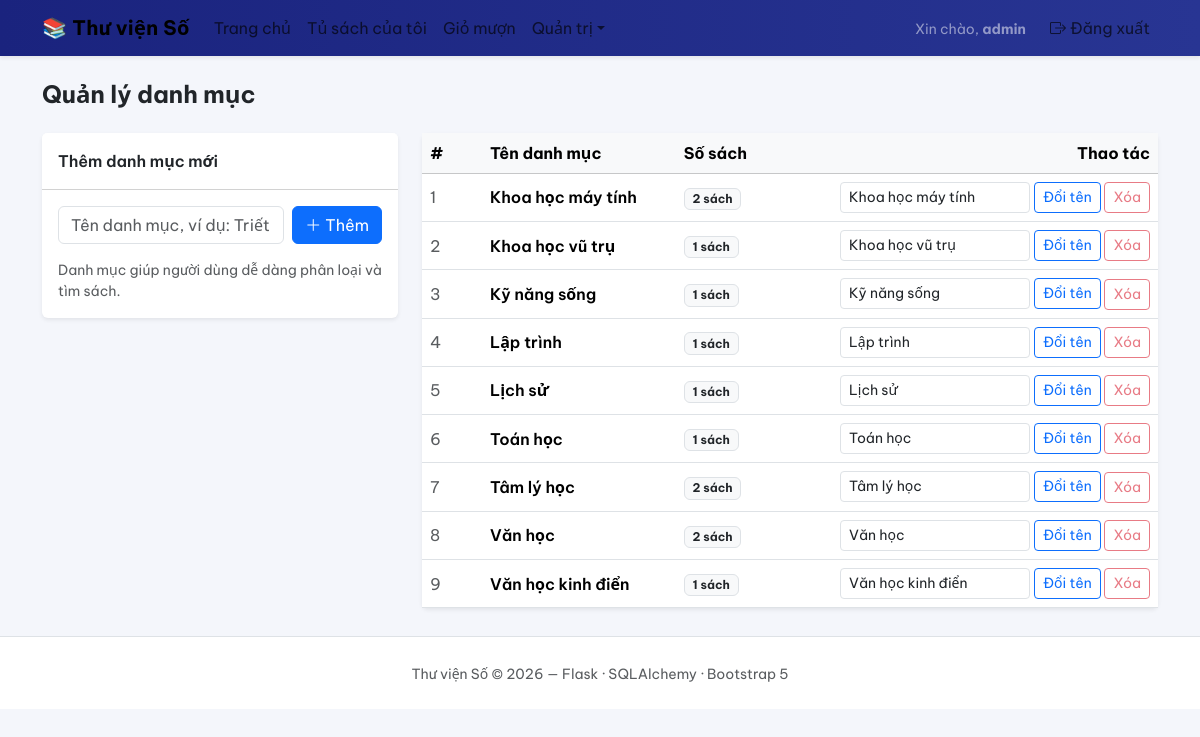
The app's page /admin/categories (signed in) with its own data.
### models.py (models this page shows, shortened)
class User(db.Model, UserMixin):
    __tablename__ = 'users'
    id = db.Column(db.Integer, primary_key=True)
    username = db.Column(db.String(80), unique=True, nullable=False, index=True)
    email = db.Column(db.String(120), unique=True, nullable=True)
    password_hash = db.Column(db.String(255), nullable=False)
    role = db.Column(db.String(20), nullable=False, default='user')
    is_active = db.Column(db.Boolean, nullable=False, default=True)
    created_at = db.Column(db.DateTime, default=now, nullable=False)
    borrow_requests = db.relationship('BorrowRequest', back_populates='user', lazy='dynamic')
    reviews = db.relationship('Review', back_populates='author', lazy='dynamic')
    @property
    def is_admin(self):
        return self.role == 'admin'

class Category(db.Model):
    __tablename__ = 'categories'
    id = db.Column(db.Integer, primary_key=True)
    name = db.Column(db.String(100), unique=True, nullable=False)
    books = db.relationship('Book', back_populates='category')

### admin.py (the view)
@admin_bp.route('/categories')
@admin_required
def categories():
    rows = (
        db.session.query(Category, db.func.count(Book.id))
        .outerjoin(Book, Book.category_id == Category.id)
        .group_by(Category.id)
        .order_by(Category.name)
        .all()
    )
    items = [{'category': cat, 'count': cnt} for cat, cnt in rows]
    return render_template('admin/categories.html', items=items)

### admin.py (called while the page is built)
def admin_required(view):
    @wraps(view)
    @login_required
    def wrapper(*args, **kwargs):
        if not current_user.is_admin:
            abort(403)
        return view(*args, **kwargs)
    return wrapper

### templates/admin/categories.html (shortened to what this page needs)
{% extends 'base.html' %}
{% block content %}
<h1 class="h4 fw-bold mb-4">Quản lý danh mục</h1>
<div class="row g-4">
  <div class="col-lg-4">
    <div class="card border-0 shadow-sm">
      <div class="card-header bg-white fw-semibold py-3">Thêm danh mục mới</div>
      <div class="card-body">
        <form method="post" action="{{ url_for('admin.category_add') }}" class="d-flex gap-2">
          <input class="form-control" name="name" placeholder="Tên danh mục, ví dụ: Triết học"
                 required maxlength="100">
          <button class="btn btn-primary text-nowrap">
            <i class="bi bi-plus-lg me-1"></i>Thêm
          </button>
        </form>
        <p class="small text-muted mt-3 mb-0">
          Danh mục giúp người dùng dễ dàng phân loại và tìm sách.
        </p>
      </div>
    </div>
  </div>
  <div class="col-lg-8">
    <div class="card border-0 shadow-sm">
      <div class="table-responsive">
        <table class="table align-middle mb-0">
          <thead class="table-light">
            <tr>
              <th style="width: 60px;">#</th>
              <th>Tên danh mục</th>
              <th>Số sách</th>
              <th class="text-end">Thao tác</th>
            </tr>
          </thead>
          <tbody>
            {% for item in items %}
            <tr>
              <td class="text-muted">{{ loop.index }}</td>
              <td class="fw-semibold">{{ item.category.name }}</td>
              <td><span class="badge bg-light text-dark border">{{ item.count }} sách</span></td>
              <td class="text-end text-nowrap">
                <form class="d-inline-flex gap-1"
                      method="post" action="{{ url_for('admin.category_rename', cat_id=item.category.id) }}">
                  <input class="form-control form-control-sm" style="width: 190px;"
                         name="name" value="{{ item.category.name }}" required maxlength="100">
                  <button class="btn btn-sm btn-outline-primary">Đổi tên</button>
                </form>
                <form method="post" action="{{ url_for('admin.category_delete', cat_id=item.category.id) }}"
                      class="d-inline"
                      data-confirm="Xóa danh mục “{{ item.category.name }}”?">
                  <button class="btn btn-sm btn-outline-danger"
                          {{ 'disabled' if item.count > 0 }}>Xóa</button>
                </form>
              </td>
            </tr>
            {% else %}
            <tr>
              <td colspan="4" class="text-center text-muted py-4">Chưa có danh mục nào.</td>
            </tr>
            {% endfor %}
          </tbody>
        </table>
      </div>
    </div>
  </div>
</div>
{% endblock %}

### templates/base.html (shortened to what this page needs)
<!doctype html>
<html lang="vi">
<head>
  <link href="https://cdn.jsdelivr.net/npm/bootstrap@5.3.3/dist/css/bootstrap.min.css" rel="stylesheet">
  <link href="https://cdn.jsdelivr.net/npm/bootstrap-icons@1.11.3/font/bootstrap-icons.min.css" rel="stylesheet">
  <link href="{{ url_for('static', filename='css/style.css') }}" rel="stylesheet">
</head>
<body>
<nav class="navbar navbar-expand-lg sticky-top shadow-sm">
  <div class="container">
    <a class="navbar-brand fw-bold" href="{{ url_for('user.home') }}">📚 Thư viện Số</a>
    <div class="collapse navbar-collapse" id="mainNav">
      <ul class="navbar-nav me-auto">
        <li class="nav-item">
          <a class="nav-link" href="{{ url_for('user.home') }}">Trang chủ</a>
        </li>
        {% if current_user.is_authenticated %}
          {% if has_endpoint('user.dashboard') %}
          <li class="nav-item">
            <a class="nav-link" href="{{ url_for('user.dashboard') }}">Tủ sách của tôi</a>
          </li>
          {% endif %}
          {% if has_endpoint('user.cart') %}
          <li class="nav-item">
            <a class="nav-link position-relative" href="{{ url_for('user.cart') }}">
              Giỏ mượn
            </a>
          </li>
          {% endif %}
        {% endif %}
        {% if current_user.is_authenticated and current_user.is_admin %}
        <li class="nav-item dropdown">
          <a class="nav-link dropdown-toggle" href="#" data-bs-toggle="dropdown" aria-expanded="false">Quản trị</a>
        </li>
        {% endif %}
      </ul>
      <ul class="navbar-nav align-items-lg-center">
        {% if current_user.is_authenticated %}
        <li class="nav-item">
          <span class="navbar-text me-3 text-white-50 small d-none d-lg-inline">
            Xin chào, <b>{{ current_user.username }}</b>
          </span>
        </li>
        <li class="nav-item">
          <a class="nav-link" href="{{ url_for('auth.logout') }}"><i class="bi bi-box-arrow-right me-1"></i>Đăng xuất</a>
        </li>
        {% else %}
        <li class="nav-item"><a class="nav-link" href="{{ url_for('auth.login') }}">Đăng nhập</a></li>
        <li class="nav-item ms-lg-2">
          <a class="btn btn-light btn-sm fw-semibold" href="{{ url_for('auth.register') }}">Đăng ký miễn phí</a>
        </li>
        {% endif %}
      </ul>
    </div>
  </div>
</nav>
<div class="container py-4 main-container">
  {% block content %}{% endblock %}
</div>
<footer class="text-center py-4 text-muted bg-white border-top">
  <small>Thư viện Số © 2026 — Flask · SQLAlchemy · Bootstrap 5</small>
</footer>
</body>
</html>

### static/css/style.css (style rules this page uses)
:root { --primary: #1a237e; --primary-2: #283593; --accent: #ffb300; --bg: #f4f6fb; }
body { background: var(--bg); font-family: 'Be Vietnam Pro', system-ui, -apple-system, 'Segoe UI', Roboto, sans-serif; }
.main-container { min-height: calc(100vh - 220px); }
.navbar { background: linear-gradient(90deg, var(--primary), var(--primary-2)); }
.navbar-brand { letter-spacing: .3px; }

### records on screen
User: username "admin"
Category: category.name "Khoa học máy tính", name "Khoa học máy tính"
Category: category.name "Khoa học vũ trụ", name "Khoa học vũ trụ"
Category: category.name "Kỹ năng sống", name "Kỹ năng sống"
Category: category.name "Lập trình", name "Lập trình"
Category: category.name "Lịch sử", name "Lịch sử"
Category: category.name "Toán học", name "Toán học"
Category: category.name "Tâm lý học", name "Tâm lý học"
Category: category.name "Văn học", name "Văn học"
Category: category.name "Văn học kinh điển", name "Văn học kinh điển"

### other values on screen
{{ item.count }} "2" "1" "1" "1" "1" "1" "2" "2" "1"
